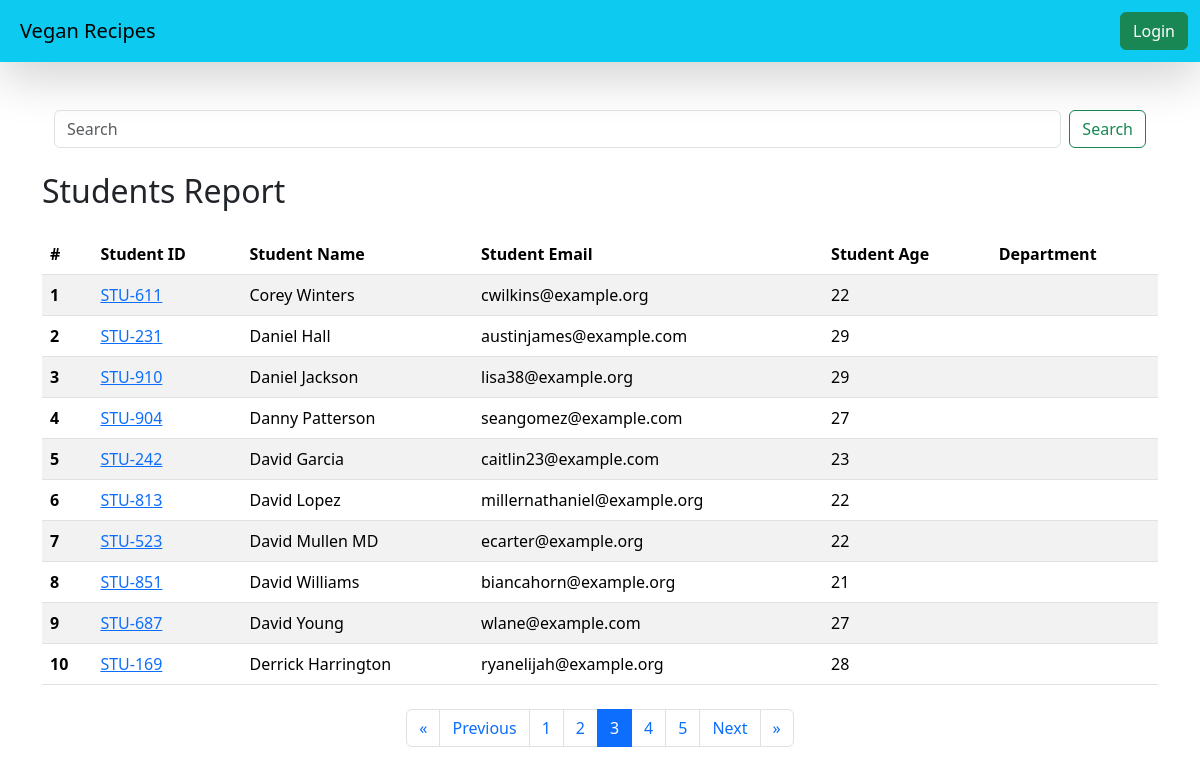
Screenshot of /students/?page=3 with the database file from the repository.
### vege/models.py (models this page shows, shortened)
class Student(models.Model):
    department = models.ForeignKey(Department, related_name="depart", on_delete=models.CASCADE)
    student_id = models.OneToOneField(StudentID, related_name="studentid", on_delete=models.CASCADE)
    student_name = models.CharField(max_length=100)
    student_email = models.EmailField(unique=True)
    student_age = models.IntegerField(default=18)
    student_address = models.TextField()
    is_deleted = models.BooleanField(default=False)
    objects = StudentManager()
    admin_objects = models.Manager()
    class Meta:
        ordering = ['student_name']
        verbose_name = "student"

class StudentID(models.Model):
    student_id = models.CharField(max_length=100)
    def __str__(self) -> str:
        return self.student_id

### vege/views.py (the view, shortened to what this page needs)
# urls.py: path('students/', get_students , name="get_students"),
def get_students(request):
    queryset = Student.objects.all()
    paginator = Paginator(queryset, 10)
    page_number = request.GET.get("page", 1)
    page_obj = paginator.get_page(page_number)
    return render(request, 'report/students.html'  , {'queryset' : page_obj})

### vege/models.py (called while the page is built)
    def get_queryset(self):
        return super().get_queryset().filter(is_deleted = False)

### vege/templates/report/students.html (shortened to what this page needs)
{% extends 'base.html' %}
{% block content %}
<div class="container mt-5">
    <div class="container-fluid mb-4">
        <form class="d-flex" method="GET" action="">
            <input class="form-control me-2" name="search" type="search" placeholder="Search" aria-label="Search" value="{{ search }}">
            <button class="btn btn-outline-success" type="submit">Search</button>
        </form>
    </div>
    <h2 class="mb-4">Students Report</h2>
    <table class="table table-striped">
        <thead>
            <tr>
                <th scope="col">#</th>
                <th scope="col">Student ID</th>
                <th scope="col">Student Name</th>
                <th scope="col">Student Email</th>
                <th scope="col">Student Age</th>
                <th scope="col">Department</th>
            </tr>
        </thead>
        <tbody>
            {% for student in queryset %}
                <tr>
                    <th scope="row">{{ forloop.counter }}</th>
                    <td><a href="/see_marks/{{ student.student_id }}">{{ student.student_id }}</a></td>
                    <td>{{ student.student_name }}</td>
                    <td>{{ student.student_email }}</td>
                    <td>{{ student.student_age }}</td>
                    <td>{{ student.department.department_name }}</td>
                </tr>
            {% endfor %}
        </tbody>
    </table>
    <nav aria-label="Page navigation example" class="mt-4">
        <ul class="pagination justify-content-center">
            {% if queryset.has_previous %}
                <li class="page-item">
                    <a class="page-link" href="?page=1{% if search_query %}&search={{ search_query }}{% endif %}" aria-label="First">
                        <span aria-hidden="true">&laquo;</span>
                    </a>
                </li>
                <li class="page-item">
                    <a class="page-link" href="?page={{ queryset.previous_page_number }}{% if search_query %}&search={{ search_query }}{% endif %}" aria-label="Previous">
                        <span aria-hidden="true">Previous</span>
                    </a>
                </li>
            {% endif %}
            {% for num in queryset.paginator.page_range %}
                {% if queryset.number == num %}
                    <li class="page-item active"><a class="page-link" href="#">{{ num }}</a></li>
                {% elif num > queryset.number|add:'-3' and num < queryset.number|add:'3' %}
                    <li class="page-item"><a class="page-link" href="?page={{ num }}{% if search_query %}&search={{ search_query }}{% endif %}">{{ num }}</a></li>
                {% endif %}
            {% endfor %}
            {% if queryset.has_next %}
                <li class="page-item">
                    <a class="page-link" href="?page={{ queryset.next_page_number }}{% if search_query %}&search={{ search_query }}{% endif %}" aria-label="Next">
                        <span aria-hidden="true">Next</span>
                    </a>
                </li>
                <li class="page-item">
                    <a class="page-link" href="?page={{ queryset.paginator.num_pages }}{% if search_query %}&search={{ search_query }}{% endif %}" aria-label="Last">
                        <span aria-hidden="true">&raquo;</span>
                    </a>
                </li>
            {% endif %}
        </ul>
    </nav>
</div>
{% endblock %}

### rows the page displays
Student: student_id "STU-611", student_name "Corey Winters", student_email "cwilkins@example.org", student_age "22"
Student: student_id "STU-231", student_name "Daniel Hall", student_email "austinjames@example.com", student_age "29"
Student: student_id "STU-910", student_name "Daniel Jackson", student_email "lisa38@example.org", student_age "29"
Student: student_id "STU-904", student_name "Danny Patterson", student_email "seangomez@example.com", student_age "27"
Student: student_id "STU-242", student_name "David Garcia", student_email "caitlin23@example.com", student_age "23"
Student: student_id "STU-813", student_name "David Lopez", student_email "millernathaniel@example.org", student_age "22"
Student: student_id "STU-523", student_name "David Mullen MD", student_email "ecarter@example.org", student_age "22"
Student: student_id "STU-851", student_name "David Williams", student_email "biancahorn@example.org", student_age "21"
Student: student_id "STU-687", student_name "David Young", student_email "wlane@example.com", student_age "27"
Student: student_id "STU-169", student_name "Derrick Harrington", student_email "ryanelijah@example.org", student_age "28"

### other values shown
{{ num }} "1" "2" "4" "5"
{{ num }} "3"
